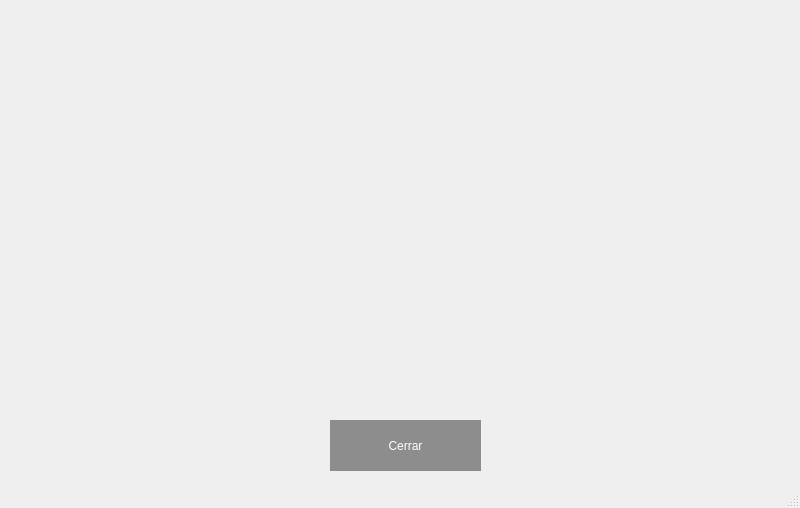
<?xml version="1.0" encoding="UTF-8"?>
<ui version="4.0">
 <class>MainWindow</class>
 <widget class="QMainWindow" name="MainWindow">
  <property name="geometry">
   <rect>
    <x>0</x>
    <y>0</y>
    <width>800</width>
    <height>508</height>
   </rect>
  </property>
  <property name="windowTitle">
   <string>MainWindow</string>
  </property>
  <widget class="QWidget" name="centralwidget">
   <widget class="QPushButton" name="btn_cerrar">
    <property name="geometry">
     <rect>
      <x>330</x>
      <y>420</y>
      <width>151</width>
      <height>51</height>
     </rect>
    </property>
    <property name="styleSheet">
     <string notr="true">QPushButton{
font: 90 20pt &quot;MS Shell Dlg 2&quot;;
  color:rgb(255, 255, 255);
  
	background-color: rgb(104, 127, 143);
border-radius:30px;
}
QPushButton:hover{
background-color: rgb(255, 0,0 );
	color:rgb(255, 255, 255);
}

QPushButton{

  color:rgb(255, 255, 255);
  
	
	background-color: rgb(141, 141, 141);
}
</string>
    </property>
    <property name="text">
     <string>Cerrar</string>
    </property>
   </widget>
  </widget>
  <widget class="QMenuBar" name="menubar">
   <property name="geometry">
    <rect>
     <x>0</x>
     <y>0</y>
     <width>800</width>
     <height>21</height>
    </rect>
   </property>
  </widget>
  <widget class="QStatusBar" name="statusbar"/>
 </widget>
 <resources/>
 <connections/>
</ui>
